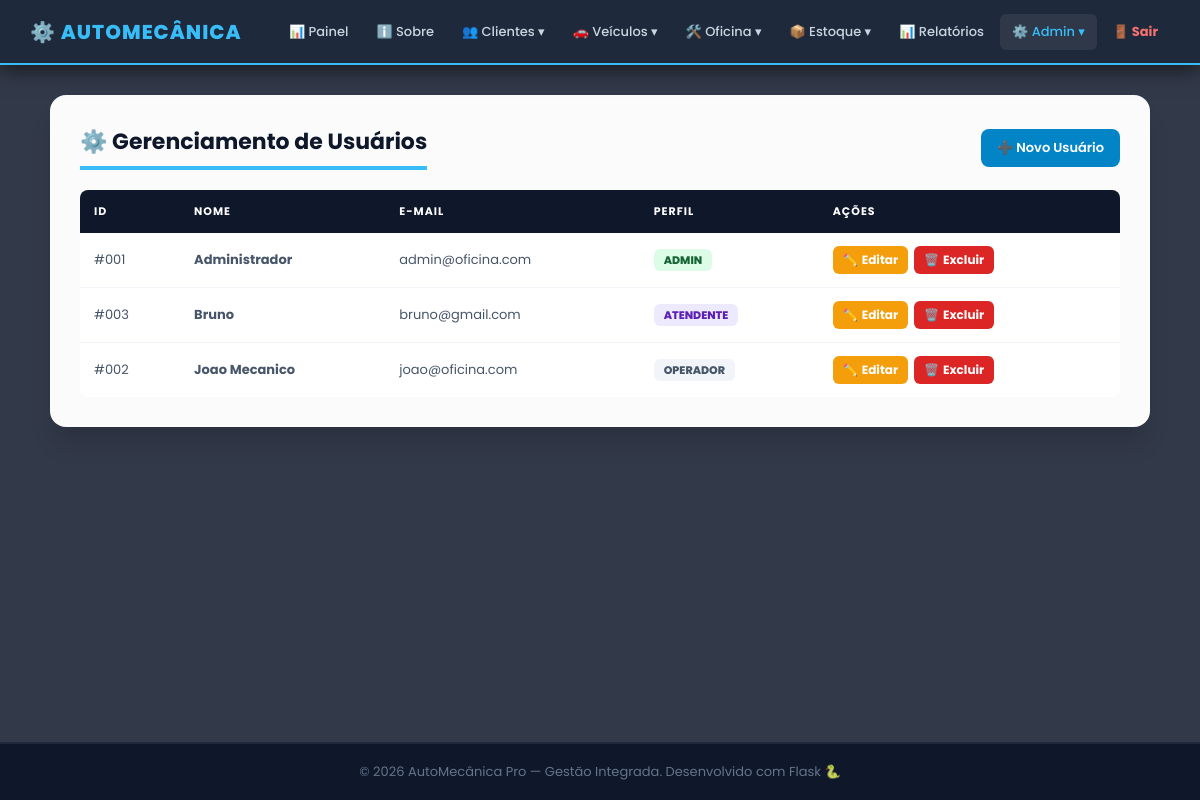
Before: /usuario (signed in) with the older database file.
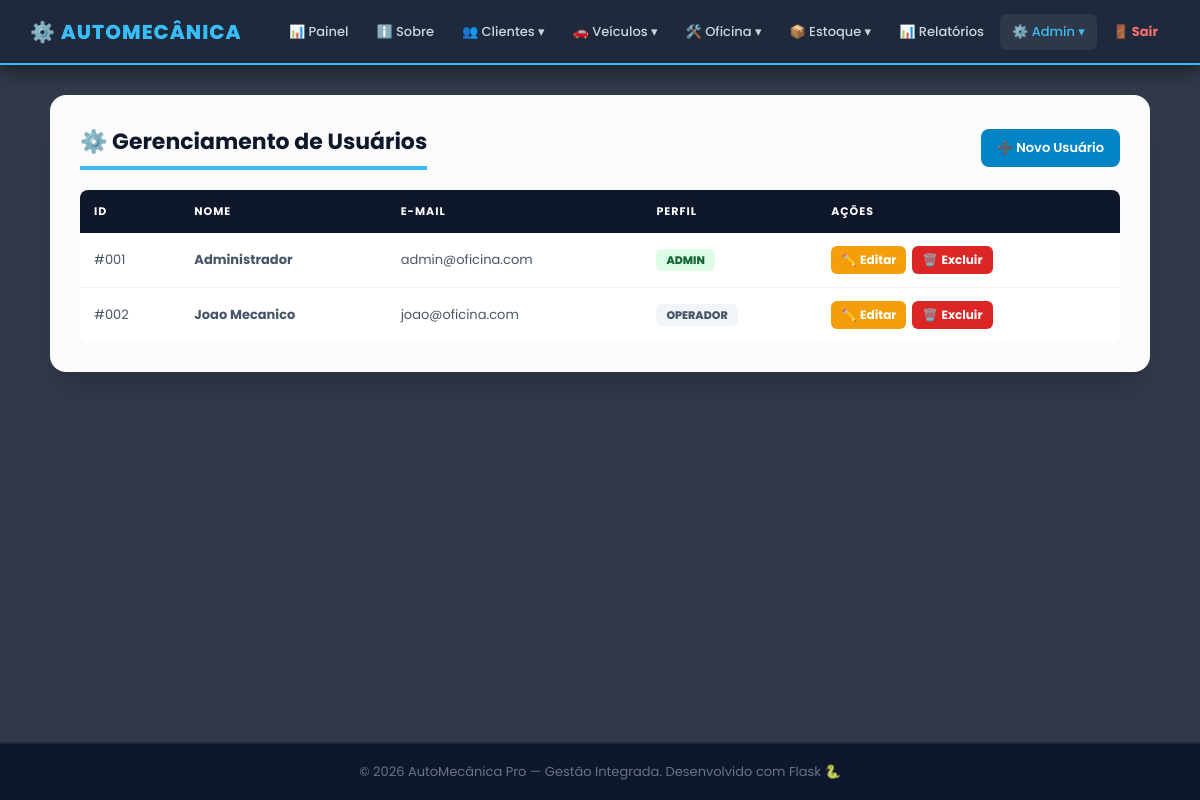
After: the same page with the newer database file.
### app.py (models this page shows)
class Usuario(db.Model):
    __tablename__ = 'usuario'
    id_usuario = db.Column(db.Integer, primary_key=True)
    nome       = db.Column(db.String(100), nullable=False)
    email      = db.Column(db.String(150), unique=True, nullable=False)
    senha      = db.Column(db.String(255), nullable=False)
    perfil     = db.Column(db.String(20), default='operador')

### app.py (the view)
@app.route('/usuario')
@admin_required
def usuario_consultar():
    return render_template('usuario/consultar.html', controller='usuario',
                           usuarios=Usuario.query.order_by(Usuario.nome).all())

### app.py (called while the page is built)
def admin_required(f):
    @wraps(f)
    def decorated(*args, **kwargs):
        if 'usuario_id' not in session:
            return redirect(url_for('login'))
        if session.get('usuario_nivel') != 'admin':
            flash('Acesso restrito ao administrador.', 'erro')
            return redirect(url_for('dashboard'))
        return f(*args, **kwargs)
    return decorated

@app.before_request
def csrf_protect():
    if request.method == 'POST':
        token_sessao = session.get('_csrf_token')
        token_form   = request.form.get('csrf_token')
        if not token_sessao or not token_form or not hmac.compare_digest(token_sessao, token_form):
            abort(400, description='Token CSRF invalido ou ausente. Recarregue a pagina e tente novamente.')

### templates/usuario/consultar.html (shortened to what this page needs)
{% extends 'base.html' %}
{% block content %}
<div class="cartao card-lg">
    <div style="display:flex;justify-content:space-between;align-items:center;margin-bottom:20px;flex-wrap:wrap;gap:10px;">
        <h3 style="margin:0;">⚙️ Gerenciamento de Usuários</h3>
        <a href="{{ url_for('usuario_cadastrar') }}" class="btn-add" style="margin:0;">➕ Novo Usuário</a>
    </div>
    <div class="tabela-wrapper tbl-desktop">
        <table>
            <thead>
                <tr><th>ID</th><th>Nome</th><th>E-mail</th><th>Perfil</th><th>Ações</th></tr>
            </thead>
            <tbody>
                {% for u in usuarios %}
                <tr>
                    <td>#{{ '%03d' % u.id_usuario }}</td>
                    <td><b>{{ u.nome }}</b></td>
                    <td>{{ u.email }}</td>
                    <td>
                        {% if u.perfil == 'admin' %}
                            <span style="padding:3px 10px;border-radius:6px;font-size:11px;font-weight:800;background:#dcfce7;color:#166534;">ADMIN</span>
                        {% elif u.perfil == 'atendente' %}
                            <span style="padding:3px 10px;border-radius:6px;font-size:11px;font-weight:800;background:#ede9fe;color:#5b21b6;">ATENDENTE</span>
                        {% else %}
                            <span style="padding:3px 10px;border-radius:6px;font-size:11px;font-weight:800;background:#f1f5f9;color:#475569;">OPERADOR</span>
                        {% endif %}
                    </td>
                    <td><div class="acoes">
                        <a href="{{ url_for('usuario_editar', id=u.id_usuario) }}" class="btn-ed">✏️<span class="txt"> Editar</span></a>
                        <a href="{{ url_for('usuario_excluir', id=u.id_usuario) }}" class="btn-ex" onclick="return confirm('Excluir usuário {{ u.nome }}?')">🗑️<span class="txt"> Excluir</span></a>
                    </div></td>
                </tr>
                {% else %}
                <tr><td colspan="5" style="text-align:center;color:#94a3b8;padding:30px;">Nenhum usuário encontrado.</td></tr>
                {% endfor %}
            </tbody>
        </table>
    </div>
</div>
{% endblock %}

Changed rows visible on the page:
removed Usuario: id_usuario "003", nome "Bruno", email "bruno@gmail.com", perfil "ATENDENTE"
